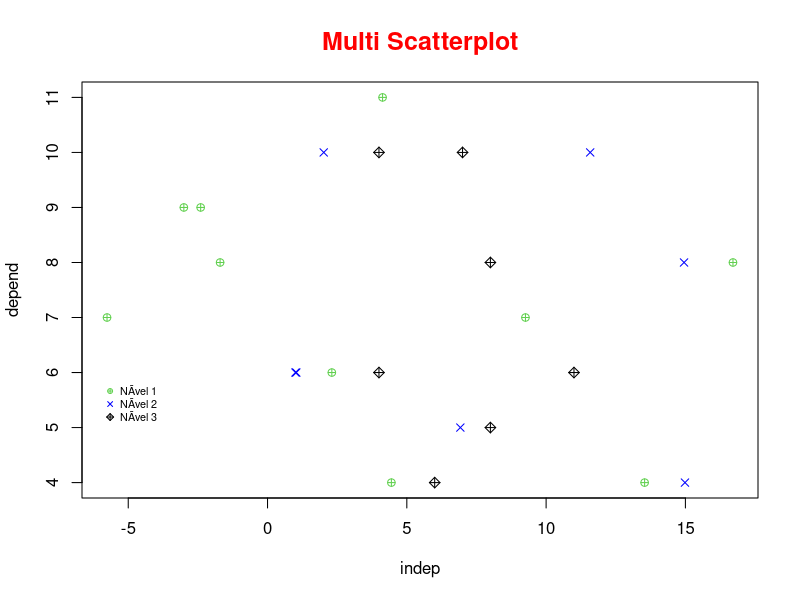

The R source for this figure:
# Scatterplots

# Define os dados
set.seed(67)
x = rnorm(10,5,7)
y = rpois(10,7)
z = rnorm(10,6,7)
t = rpois(10,9)


# Cria o Plot
plot(x, y, col = 123, pch = 10, main = "Multi Scatterplot",
     col.main = "red", cex.main = 1.5, xlab = "indep",
     ylab = "depend")

# Adiciona outros dados
points(z, t, col = "blue", pch = 4)

# Adiciona outros dados
points(y, t, col = 777, pch = 9)

# Cria legenda
legend(-6,5.9, legend = c("NÃvel 1", "NÃvel 2", "NÃvel 3"),
       col = c(123, "blue", 777), pch = c(10,4,9),
       cex = 0.65, bty = "n")
